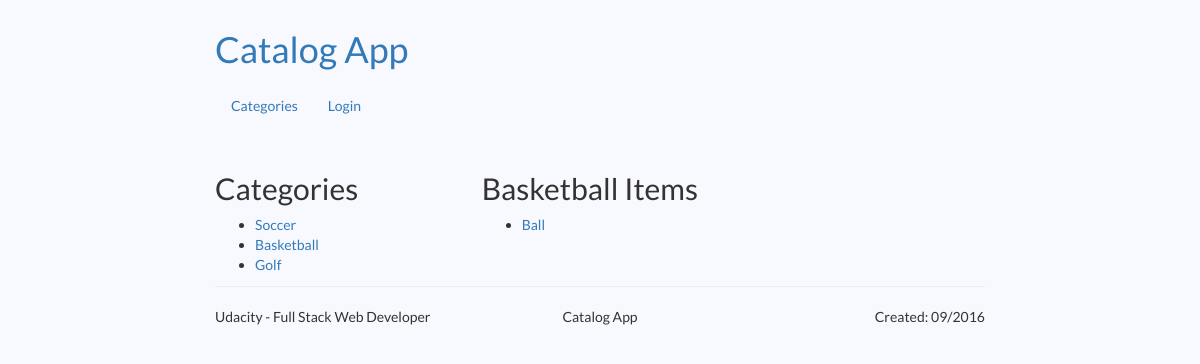
Page /catalog/Basketball on the committed database.
### database_setup.py (models this page shows, shortened)
class Category(Base):
    __tablename__ = 'Category'
    id = Column(Integer, primary_key=True)
    name = Column(String(250), nullable=False, unique=True)

class Item(Base):
    __tablename__ = 'Item'
    id = Column(Integer, primary_key=True)
    name = Column(String(250), nullable=False)
    description = Column(String(1000))
    price = Column(String(20))
    created_date = Column(DateTime, default=datetime.datetime.now())
    category = relationship(Category)
    category_id = Column(Integer, ForeignKey('Category.id'))
    user = relationship(User)
    user_id = Column(Integer, ForeignKey('User.id'))

### application.py (the view)
@app.route('/catalog/<string:category>')
def category_page(category):
    is_logged_in = None
    if 'username' in login_session:
        is_logged_in = True
    try:
        category_obj = session.query(Category).filter_by(name=category).one()
    except NoResultFound:
        flash("Invalid URL")
        return redirect(url_for('catalog_root_page'))
    category_items = session.query(Item).filter_by(category_id=category_obj.id).all()
    categories = session.query(Category).all()
    return render_template('category_page.html',
                           title="Categories",
                           is_logged_in=is_logged_in,
                           category_name=category,
                           categories=categories,
                           category_items=category_items)

### templates/category_page.html
{% extends "base.html" %}
{% block content %}
<div class="row">
    <div class="col-md-4  col-sm-4">
        <div class="categories">
            <h2>Categories</h2>
            <ul>
                {% for category in categories %}
                <li><a href="{{ url_for('category_page', category=category.name) }}">{{ category.name }}</a></li>
                {% endfor %}
            </ul>
        </div>
    </div>
    <div class="col-md-8  col-sm-8">
        <div class="category_items">
            <h2>{{ category_name }} Items</h2>
            <ul>
                {% for item in category_items %}
                <li><a href="{{ url_for('item_page', category_name=item.category.name, item_name=item.name) }}">{{ item.name }}</a></li>
                {% endfor %}
            </ul>
        </div>
    </div>
</div>
{% endblock %}

### static/css_main.css (style rules this page uses)
body { font-family: sans-serif; padding: 10px; display: block; font-family: "Lato", sans-serif; background-color: ghostwhite; }

### rows in the picture
Category: name "Soccer"
Category: name "Basketball"
Category: name "Golf"
Item: name "Ball"
